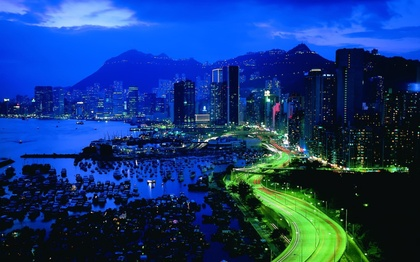
%> input picture archivos-viejos/imagenes/Eciudad.jpg, 420 x 262 px, shrunk from 1920 x 1200 before the run
$ octave sumaFotos.m   (GNU Octave 9; MATLAB toolbox functions it lacks are replaced by stand-ins)
%> lines starting %> are read from the running program, lines starting %| are printed output that depends on the picture
gatito = imread('C:\Users\diego\Pictures\Eciudad.jpg');
%> gatito is the input picture: size 262x420x3 uint8; mean R, G, B 21.3, 58.1, 121.8
imshow(gatito);

Img = rgb2gray(gatito);
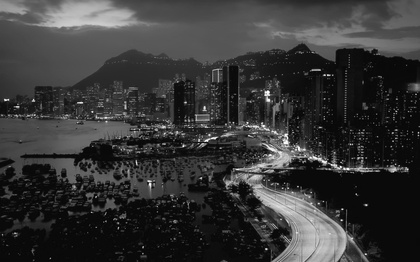
%> Img: size 262x420 uint8; min 0, max 255, mean 54.3
imshow(Img);


%No de filas y columnas
[fil,col] = size(Img);
%> fil = 262; col = 420
total_pixels = fil * col;
%> total_pixels = 110040

Imgeq = zeros(fil,col);
imshow(Imgeq);
%histo = zeros(1,256);
% Calculo del histograma de la imagen
hist = imhist(Img);
%> hist = 256 values, max 10949 at index 11, min 1 at index 243, mean 429.8
% variable Img en una variable de doble precision
Img = double (Img);
%> Img: size 262x420 double
% Vector de 255 elem. nulos a la variable probabilidad, acumulada
% y ecualizador
probabilidad = zeros (1,256);
acumulada = zeros(1,256);
ecualizador= zeros(1,256);

% Calcula la probabilidad de que se presenten cada uno de los niveles
% de gris (Frecuencia relativa)
for k=1:256
probabilidad(k)=hist(k)/total_pixels;
end
%> after the loop, probabilidad = 256 values, max 0.0995 at index 11, min 9.09e-06 at index 243, mean 0.00391
% La probabilidad acumulada que tiene el pixel 0 es la probabilidad de 0
acumulada(1) = probabilidad(1);
% Calculo de la acumulada(k) como la suma de la acumulada anterior mas %
% la probabilidad de nivel de gris que existe en k. No empieza en 1 ya %
% que la acumulada del primer pixel es igual a la probabilida de este %

for k = 2:256
acumulada(k) = acumulada(k-1) + probabilidad(k);
end
%> after the loop, acumulada = 256 values from 3.64e-05 to 1
% Ecualizador va a contener la transformacion del nivel de gris %
for k=1:256
ecualizador(k) = acumulada(k)*256;
end
%> after the loop, ecualizador = 256 values from 0.00931 to 256
%Sustitucion de los niveles de gris en base a ecualizador
for i=1:fil
for j=1:col
k = Img(i,j);
Imgeq(i,j)=ecualizador(k+1);
end
end
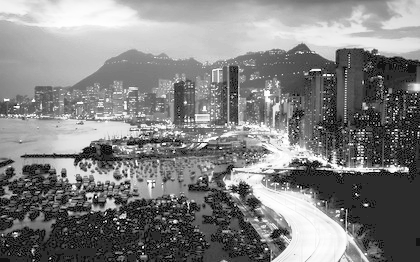
%> Imgeq: size 262x420 double; min 0.00931, max 256, mean 130.5; drawn with min black and max white
Img = uint8(Img);
Imgeq = uint8(Imgeq);
%> Imgeq: size 262x420 uint8


%Representacion Grafica
subplot(2,2,1);imshow(Img);title('Imagen Original');
subplot(2,2,2);imhist(Img);title('Histo.Im.Orig');
subplot(2,2,3);imshow(Imgeq);title('Imagen Ecualiz.');
subplot(2,2,4);imhist(Imgeq);title('Histo.Im.Ecualiz.');
%> after `title('Histo.Im.Ecualiz.')`:
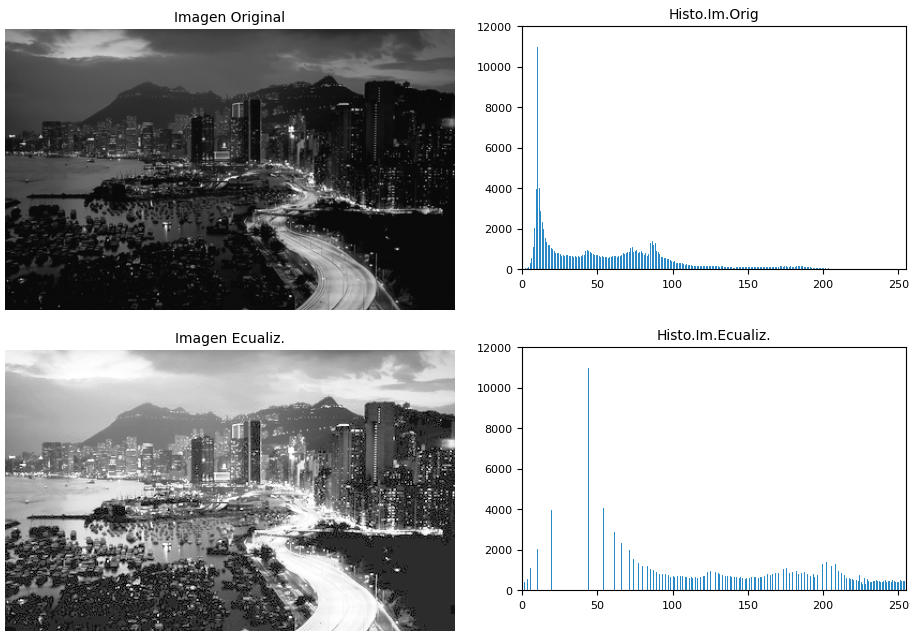
%> figure redrawn from the program's plot data, 4 panels

$ run again, with archivos-viejos/imagenes/The_Wok.jpg copied over archivos-viejos/imagenes/Eciudad.jpg
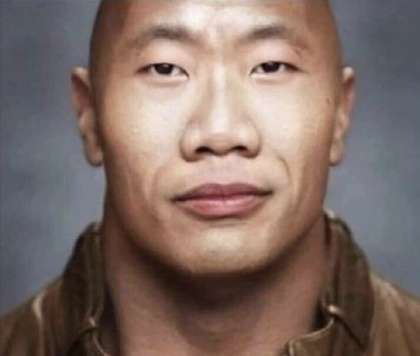
%> input picture archivos-viejos/imagenes/The_Wok.jpg, 420 x 356 px, shrunk from 714 x 605 before the run
%> gatito is the input picture: size 356x420x3 uint8; mean R, G, B 128.3, 109.1, 102.3
%> `Img = rgb2gray(gatito);`:
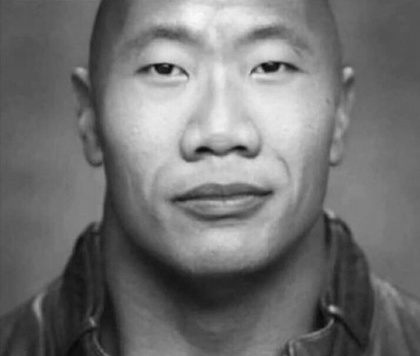
%> Img: size 356x420 uint8; min 6, max 250, mean 114.1
%> hist = 256 values, max 2764 at index 86, min 0 at index 1, mean 584.1
%> after the loop `for k=1:256`: probabilidad = 256 values, max 0.0185 at index 86, min 0 at index 1, mean 0.00391
%> after the loop `for k = 2:256`: acumulada = 256 values from 0 to 1
%> after the loop `for k=1:256`: ecualizador = 256 values from 0 to 256
%> `title('Histo.Im.Ecualiz.')`:
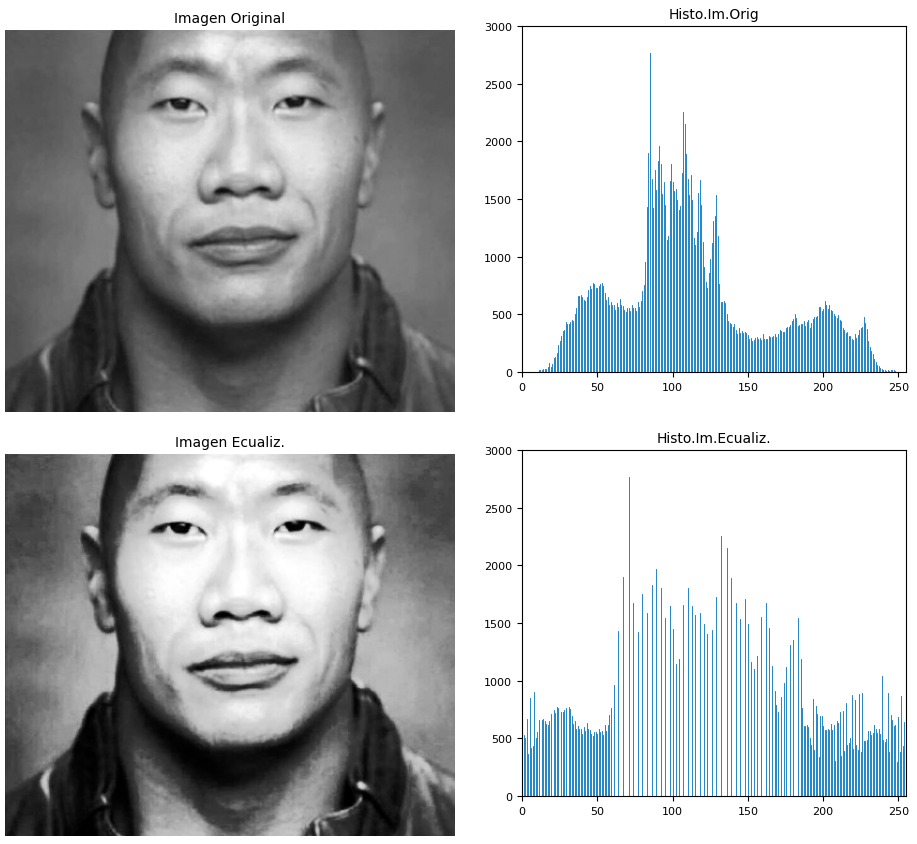
%> figure redrawn from the program's plot data, 4 panels

$ run again, with archivos-viejos/imagenes/ciudad.jpg copied over archivos-viejos/imagenes/Eciudad.jpg
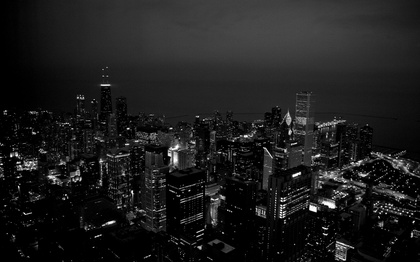
%> input picture archivos-viejos/imagenes/ciudad.jpg, 420 x 262 px, shrunk from 1920 x 1200 before the run
%> gatito is the input picture: size 262x420x3 uint8; min 0, max 255, mean 29.5
%> hist = 256 values, max 15296 at index 1, min 1 at index 234, mean 429.8
%> after the loop `for k=1:256`: probabilidad = 256 values, max 0.139 at index 1, min 9.09e-06 at index 234, mean 0.00391
%> after the loop `for k = 2:256`: acumulada = 256 values from 0.139 to 1
%> after the loop `for k=1:256`: ecualizador = 256 values from 35.59 to 256
%> after the loop `for i=1:fil`:
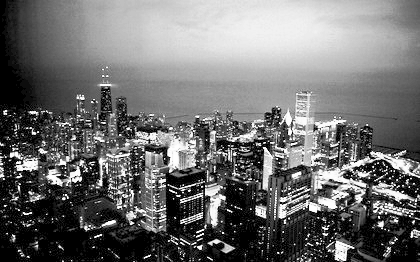
%> Imgeq: size 262x420 double; min 35.59, max 256, mean 132; drawn with min black and max white
%> `title('Histo.Im.Ecualiz.')`:
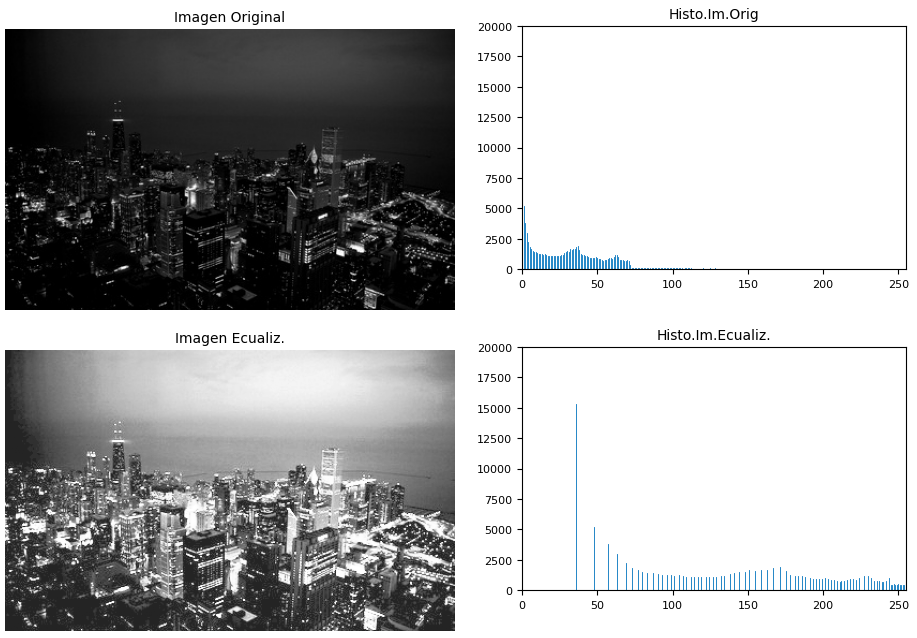
%> figure redrawn from the program's plot data, 4 panels

$ run again, with archivos-viejos/imagenes/plane.jpg copied over archivos-viejos/imagenes/Eciudad.jpg
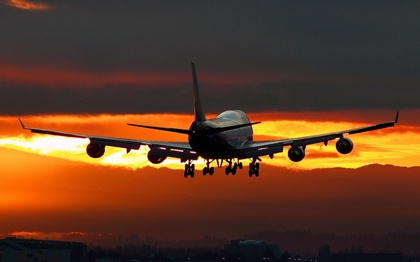
%> input picture archivos-viejos/imagenes/plane.jpg, 420 x 262 px, shrunk from 1920 x 1200 before the run
%> gatito is the input picture: size 262x420x3 uint8; mean R, G, B 96.6, 60.2, 38.3
%> `Img = rgb2gray(gatito);`:
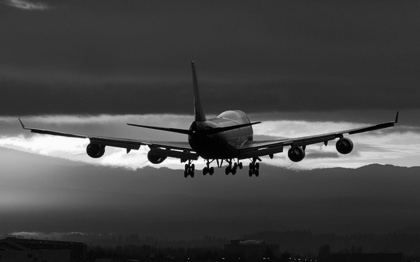
%> Img: size 262x420 uint8; min 0, max 254, mean 68.6
%> hist = 256 values, max 6397 at index 52, min 0 at index 256, mean 429.8
%> after the loop `for k=1:256`: probabilidad = 256 values, max 0.0581 at index 52, min 0 at index 256, mean 0.00391
%> after the loop `for k = 2:256`: acumulada = 256 values from 0.000309 to 1
%> after the loop `for k=1:256`: ecualizador = 256 values from 0.0791 to 256
%> `title('Histo.Im.Ecualiz.')`:
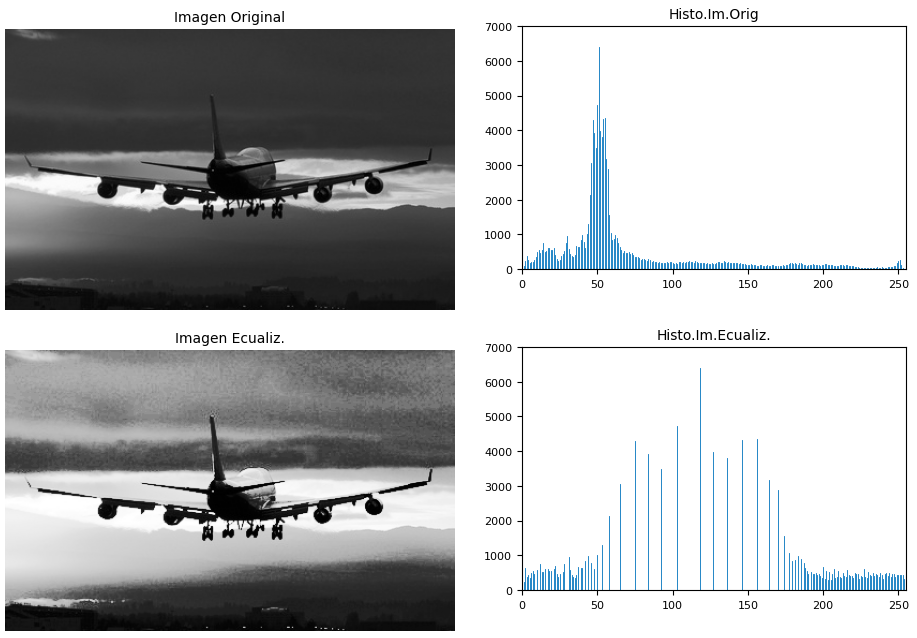
%> figure redrawn from the program's plot data, 4 panels
